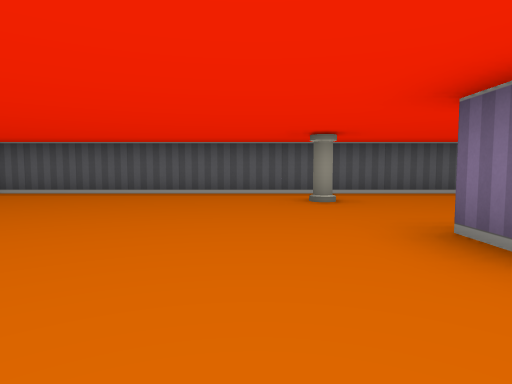
[1] (above)

19 first-person views from a walk through a cub3D level. The camera is about half as high as the walls, tilts 4° down and sees 75° across. The floor is counted in squares. Each view is taken from the middle of a square. On the plan, view 1 faces up. The plan holds only what a view shows up to about 9 squares ahead; the rest is blank.

[2]
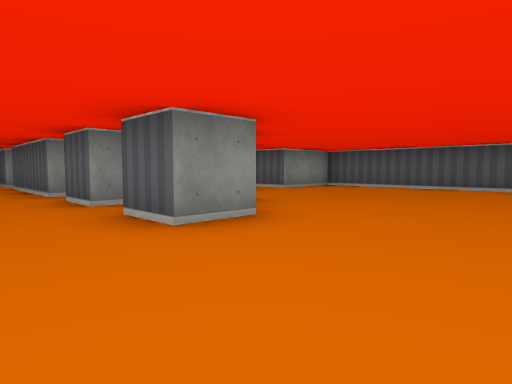

[3]
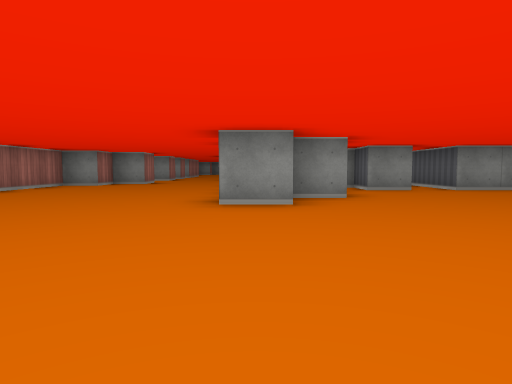

[4]
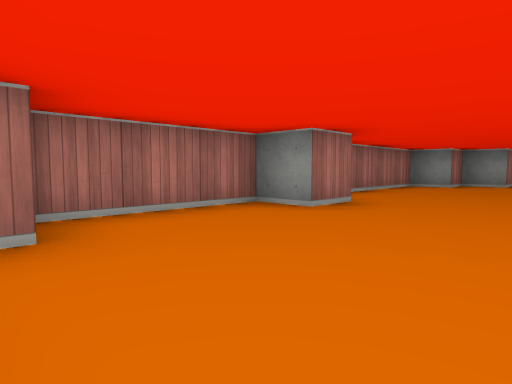

[5]
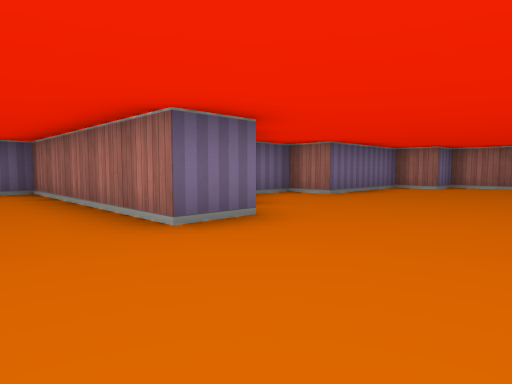

[6]
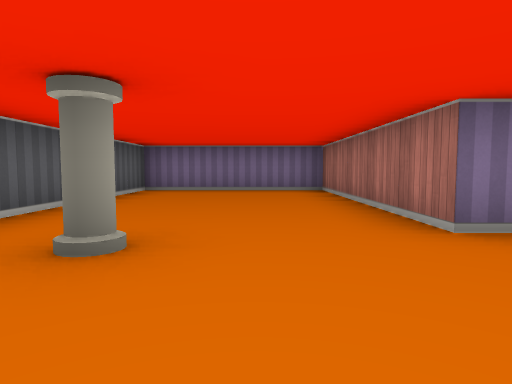

[7]
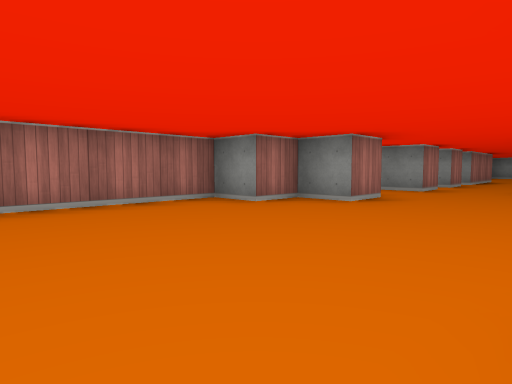

[8]
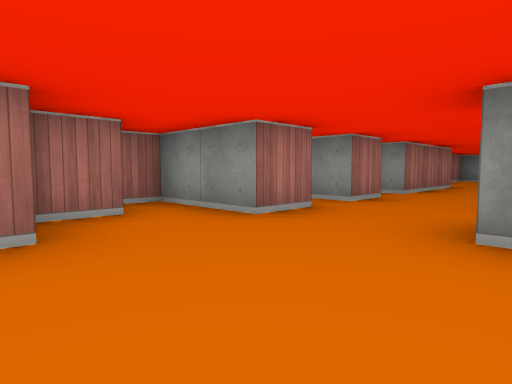

[9]
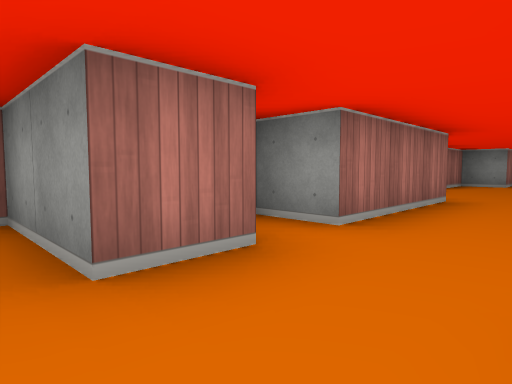

[10]
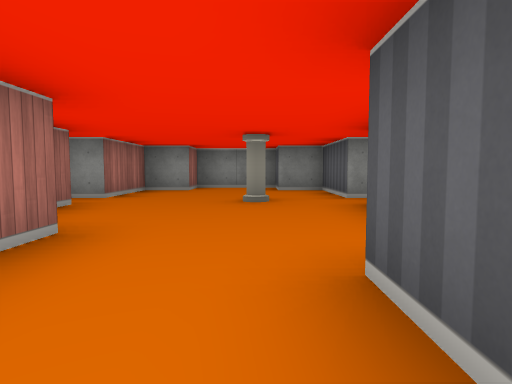

[11]
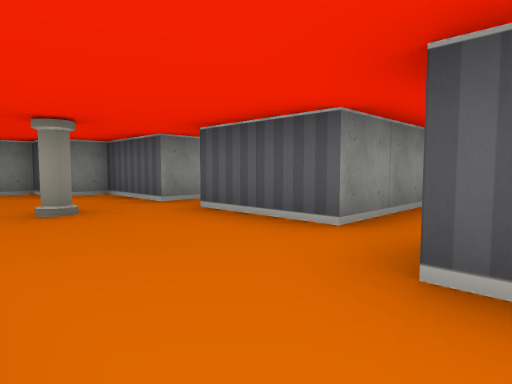

[12]
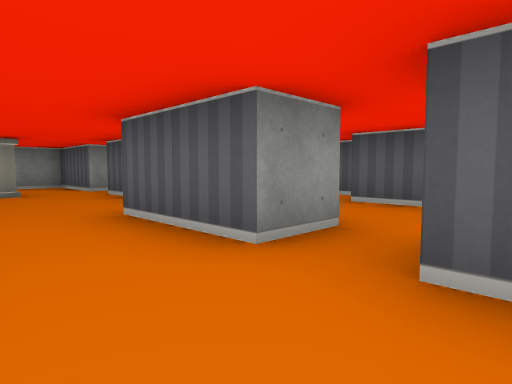

[13]
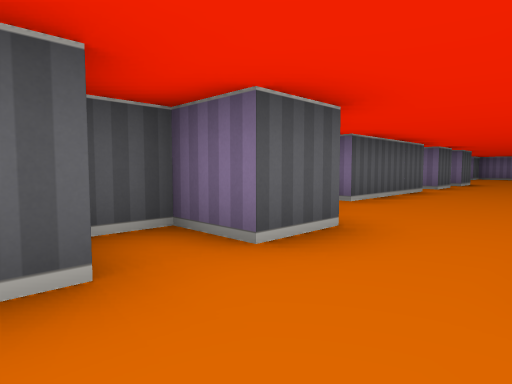

[14]
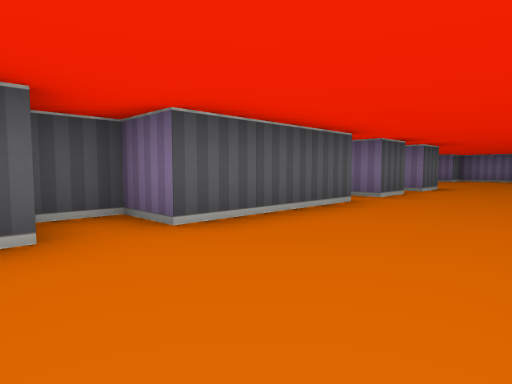

[15]
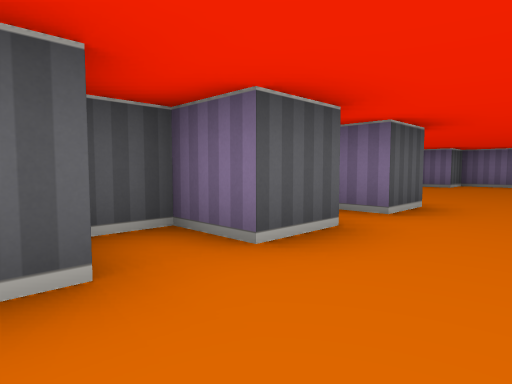

[16]
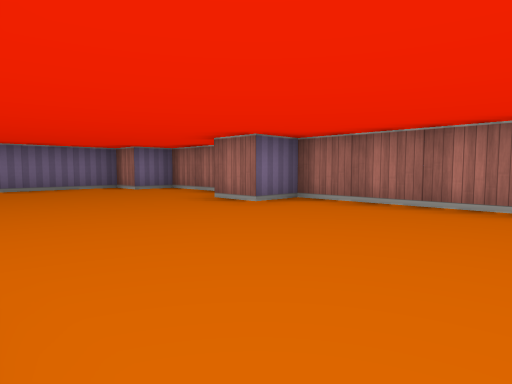

[17]
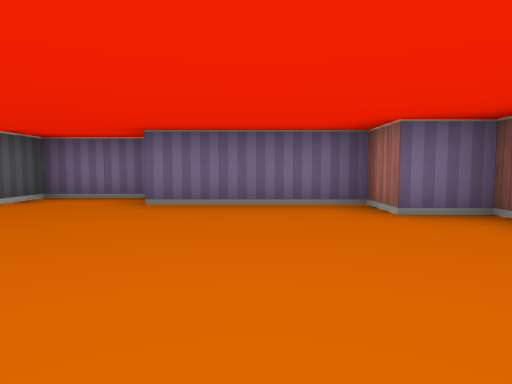

[18]
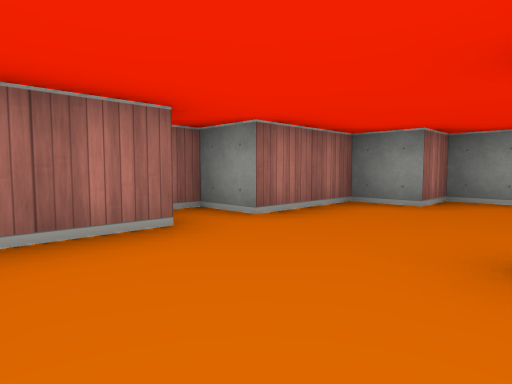

[19]
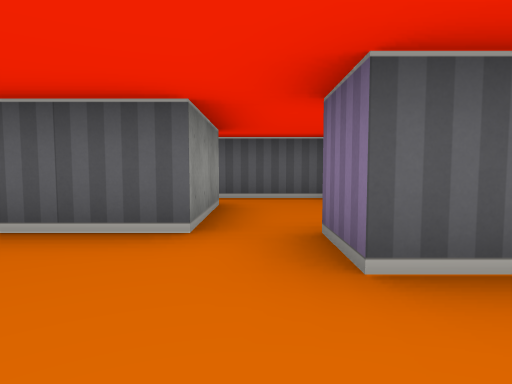

### Floor plan
Points are (right, up) in squares from view 1. A wall is a line through its corners. A room is listed if a view was taken in it or the views show most of it. See-through windows are left out.
Room 1 (views 1, 2, 3, 4, 5, 6, 7, 8, 14, 15, 16, 17)
walls: (-2.5, 0.6) (-2.5, -0.5) (-3.5, -0.5); (-3.5, 1.6) (-3.5, 0.5); (-4.5, -0.5) (-5.5, -0.5) (-5.5, 0.5) (-6.2, 0.5); (1.5, 1.5) (1.5, 2.5) (6.5, 2.5) (6.5, 6.5) (-5, 6.5); (-6.4, -0.5) (-9.5, -0.5) (-9.5, 0.5) (-10.4, 0.5); (-5.5, 3.6) (-5.5, 2.5) (-6.5, 2.5); (-5.5, 5.8) (-5.5, 4.5); (-9.6, -3.5) (-8.5, -3.5) (-8.5, -4.5) (-7.5, -4.5) (-7.5, -5.5) (-2.5, -5.5) (-2.5, -4.5) (-1.5, -4.5) (-1.5, -5.5) (1.5, -5.5) (1.5, -4.5) (2.5, -4.5) (2.5, -1.5) (3.5, -1.5) (3.5, 0.5) (2.5, 0.5) (2.5, 1.2); (-10.4, -0.5) (-11.2, -0.5); (-11.4, -1.5) (-12.5, -1.5); (-10.6, -4.5) (-9.6, -4.5); (-12.5, -3.5) (-11.5, -3.5) (-11.5, -5.5) (-10.9, -5.5)
ways out: opening at (-12, -2.5) to room 2; opening at (-6, 4)
objects: pillar (1, 5)
Room 2 (view 9)
walls: (-13.5, -3.5) (-13.5, -5.5); (-12.5, -0.5) (-13.2, -0.5)
ways out: opening at (-12, -2.5) to room 1; opening at (-14, -2.5) to room 3
Room 3 (views 10, 11, 12, 13)
walls: (-14.6, -3.5) (-13.5, -3.5); (-15.5, -1.5) (-17.5, -1.5); (-13.4, -1.5) (-14.5, -1.5); (-17.4, -3.5) (-15.5, -3.5) (-15.5, -4.5)
ways out: opening at (-14, -2.5) to room 2; opening at (-16.5, -2.5) to room 4; opening at (-15, -1)
Room 4 (views 18, 19)
walls: (-21.5, -0.5) (-23.5, -0.5) (-23.5, -1.5) (-24.5, -1.5) (-24.5, -3.5) (-23.5, -3.5) (-23.5, -4.5) (-21.5, -4.5) (-21.5, -5.5) (-21, -5.5); (-20.6, -4.5) (-19.2, -4.5); (-18.6, -3.5) (-17.4, -3.5); (-17.5, -1.5) (-17.5, -0.5); (-18.5, 1.6) (-18.5, -0.5) (-20.5, -0.5); (-16.9, 2.5) (-18.6, 2.5)
ways out: opening at (-16.5, -2.5) to room 3; opening at (-21, 0.5); opening at (-19.5, 2); opening at (-16.5, 0.5)
objects: pillar (-21, -2)

Where each view was taken, in squares from view 1:
view 1: 0 up, 0 right, facing up
view 2: 2 down, 0 right, facing up-left
view 3: 0 up, 2 right, facing left
view 4: 2 down, 2 right, facing down-left
view 5: 4 up, 1 left, facing down-right
view 6: 4 up, 1 left, facing right
view 7: 1 down, 4 left, facing down-left
view 8: 1 down, 9 left, facing down-left
view 9: 2 down, 13 left, facing down-left
view 10: 2 down, 16 left, facing left
view 11: 3 down, 17 left, facing up-left
view 12: 3 down, 14 left, facing up-left
view 13: 3 down, 14 left, facing up-right
view 14: 3 down, 11 left, facing up-right
view 15: 2 down, 7 left, facing up-right
view 16: 1 down, 6 left, facing down-right
view 17: 3 down, 2 left, facing right
view 18: 2 down, 19 left, facing down-left
view 19: 3 down, 18 left, facing up
